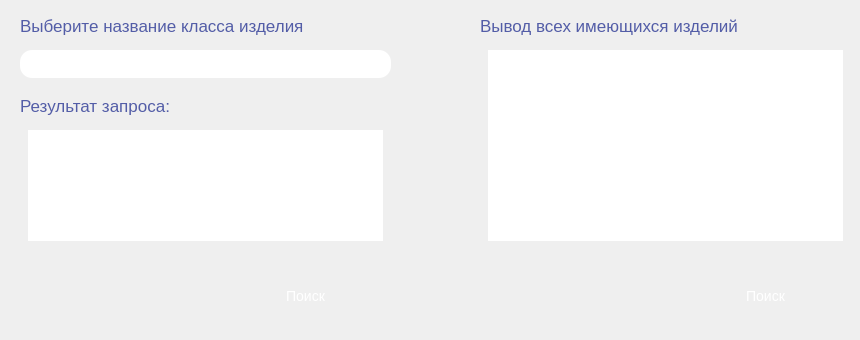
      <widget class="QWidget" name="page_12">
       <widget class="QPushButton" name="pushButton_12_searchAll">
        <property name="geometry">
         <rect>
          <x>680</x>
          <y>260</y>
          <width>171</width>
          <height>71</height>
         </rect>
        </property>
        <property name="styleSheet">
         <string notr="true">QPushButton {
	background-color: qlineargradient(x1:0, y1:0, x2:1, y2:1, 
    								stop:0 rgba(88, 205, 174, 1), 
    								stop:1 rgba(63, 148, 108, 1));
    color: white;
    text-align: center;
    text-decoration: none;
    font-size: 14px;
    border-radius: 12px;
}

QPushButton:pressed {
	background-color: qlineargradient(x1:0, y1:0, x2:1, y2:1, 
    								stop:0 rgba(88, 205, 174, 0.5), 
    								stop:1 rgba(63, 148, 108, 0.5));
}</string>
        </property>
        <property name="text">
         <string>Поиск</string>
        </property>
       </widget>
       <widget class="QLabel" name="label_12_all">
        <property name="geometry">
         <rect>
          <x>480</x>
          <y>10</y>
          <width>361</width>
          <height>31</height>
         </rect>
        </property>
        <property name="styleSheet">
         <string notr="true">QLabel {
	color: rgba(83, 93, 167, 1);
    font-size: 17px;
}</string>
        </property>
        <property name="text">
         <string>Вывод всех имеющихся изделий</string>
        </property>
       </widget>
       <widget class="QLabel" name="label_12_className">
        <property name="geometry">
         <rect>
          <x>20</x>
          <y>10</y>
          <width>291</width>
          <height>31</height>
         </rect>
        </property>
        <property name="styleSheet">
         <string notr="true">QLabel {
	color: rgba(83, 93, 167, 1);
    font-size: 17px;
}</string>
        </property>
        <property name="text">
         <string>Выберите название класса изделия</string>
        </property>
       </widget>
       <widget class="QTextEdit" name="textEdit_12_result_class">
        <property name="geometry">
         <rect>
          <x>20</x>
          <y>130</y>
          <width>371</width>
          <height>111</height>
         </rect>
        </property>
        <property name="styleSheet">
         <string notr="true">QTextEdit {
	border: 2px #FFF4E8;
    padding: 0 8px;
    border-radius: 12px;
    background: qlineargradient(x1:0, y1:0, x2:1, y2:1, 
    								stop:0 rgba(88, 205, 174, 1), 
    								stop:1 rgba(63, 148, 108, 1));
	color: white;
    font-size: 14px;
}</string>
        </property>
        <property name="placeholderText">
         <string>Здесь будут изделия, принадлежащие выбранному классу</string>
        </property>
       </widget>
       <widget class="QComboBox" name="comboBox_12_className">
        <property name="geometry">
         <rect>
          <x>20</x>
          <y>50</y>
          <width>371</width>
          <height>28</height>
         </rect>
        </property>
        <property name="styleSheet">
         <string notr="true">QComboBox {
	border: 2px #FFE5CC;
    border-radius: 12px;
	padding: 0 8px;
    background: qlineargradient(x1:0, y1:0, x2:1, y2:0, 
    												stop:0 rgba(193, 95, 251, 1), 
													stop:0.6 rgba(97, 115, 241, 0.7),
    												stop:1 rgba(94, 131, 239, 0.7));
    font-size: 14px;
	color: rgba(255, 255, 255,1);
}

QComboBox:!editable, QComboBox::drop-down:editable {
    background: qlineargradient(x1:0, y1:0, x2:1, y2:0, 
    												stop:0 rgba(193, 95, 251, 1), 
													stop:0.6 rgba(97, 115, 241, 0.7),
    												stop:1 rgba(94, 131, 239, 0.7));
}

QComboBox:!editable:on, QComboBox::drop-down:editable:on {
     background: qlineargradient(x1:0, y1:0, x2:1, y2:0, 
    												stop:0 rgba(193, 95, 251, 1), 
													stop:0.6 rgba(97, 115, 241, 0.7),
    												stop:1 rgba(94, 131, 239, 0.7));
}

QComboBox::drop-down {
	subcontrol-origin: padding;
    subcontrol-position: top right;
    border-top-right-radius: 12px;
    border-bottom-right-radius: 12px;
    border-top-left-radius: 12px; 
    border-bottom-left-radius: 12px;
}


QComboBox QAbstractItemView {
    background: qlineargradient(x1:0, y1:0, x2:1, y2:0, 
    												stop:0 rgba(193, 95, 251, 1), 
													stop:0.6 rgba(97, 115, 241, 0.7),
    												stop:1 rgba(94, 131, 239, 0.7));
    color: rgb(255, 255, 255);
	border: 1px #FFE5CC;
}</string>
        </property>
        <property name="placeholderText">
         <string/>
        </property>
       </widget>
       <widget class="QLabel" name="label_12_result_class">
        <property name="geometry">
         <rect>
          <x>20</x>
          <y>90</y>
          <width>281</width>
          <height>31</height>
         </rect>
        </property>
        <property name="styleSheet">
         <string notr="true">QLabel {
	color: rgba(83, 93, 167, 1);
    font-size: 17px;
}</string>
        </property>
        <property name="text">
         <string>Результат запроса:</string>
        </property>
       </widget>
       <widget class="QTextEdit" name="textEdit_12_result_all">
        <property name="geometry">
         <rect>
          <x>480</x>
          <y>50</y>
          <width>371</width>
          <height>191</height>
         </rect>
        </property>
        <property name="styleSheet">
         <string notr="true">QTextEdit {
	border: 2px #FFF4E8;
    padding: 0 8px;
    border-radius: 12px;
    background: qlineargradient(x1:0, y1:0, x2:1, y2:1, 
    								stop:0 rgba(88, 205, 174, 1), 
    								stop:1 rgba(63, 148, 108, 1));
	color: white;
    font-size: 14px;
}</string>
        </property>
        <property name="placeholderText">
         <string>Здесь будут найденные в базе данных изделия</string>
        </property>
       </widget>
       <widget class="QPushButton" name="pushButton_12_searchClass">
        <property name="geometry">
         <rect>
          <x>220</x>
          <y>260</y>
          <width>171</width>
          <height>71</height>
         </rect>
        </property>
        <property name="styleSheet">
         <string notr="true">QPushButton {
	background-color: qlineargradient(x1:0, y1:0, x2:1, y2:1, 
    								stop:0 rgba(88, 205, 174, 1), 
    								stop:1 rgba(63, 148, 108, 1));
    color: white;
    text-align: center;
    text-decoration: none;
    font-size: 14px;
    border-radius: 12px;
}

QPushButton:pressed {
	background-color: qlineargradient(x1:0, y1:0, x2:1, y2:1, 
    								stop:0 rgba(88, 205, 174, 0.5), 
    								stop:1 rgba(63, 148, 108, 0.5));
}</string>
        </property>
        <property name="text">
         <string>Поиск</string>
        </property>
       </widget>
      </widget>
